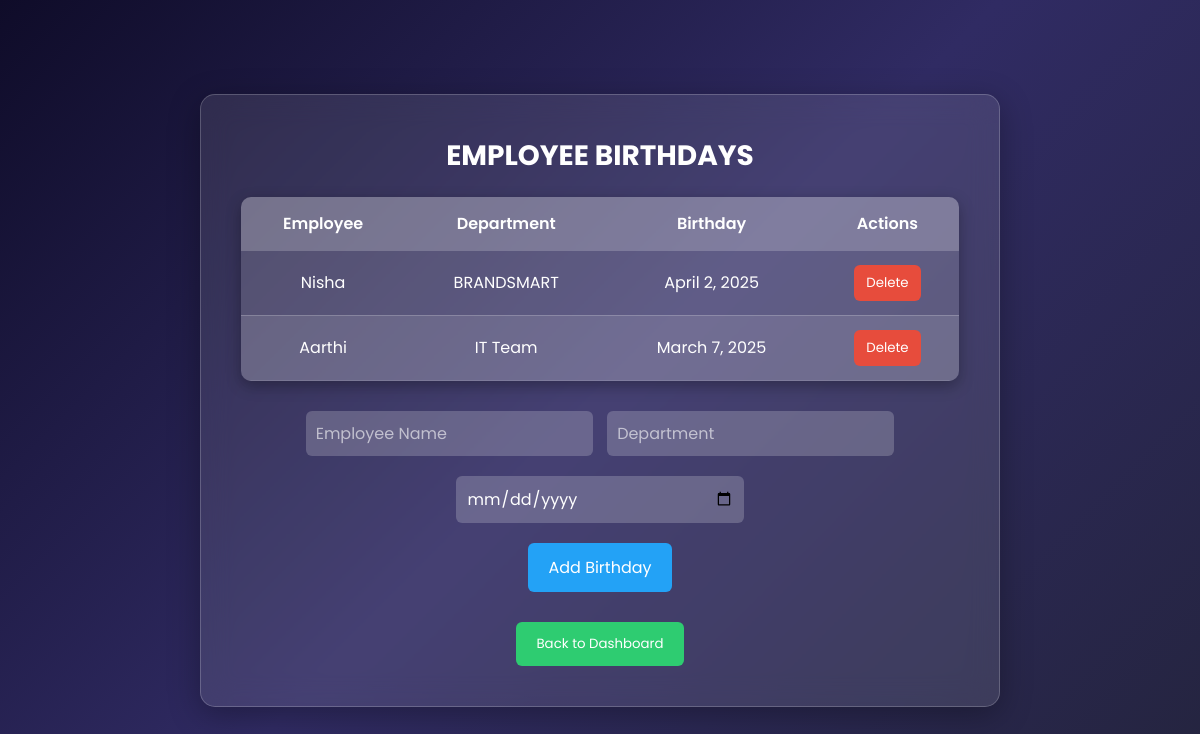
The page /birthday/ (signed in) on the database as committed earlier.
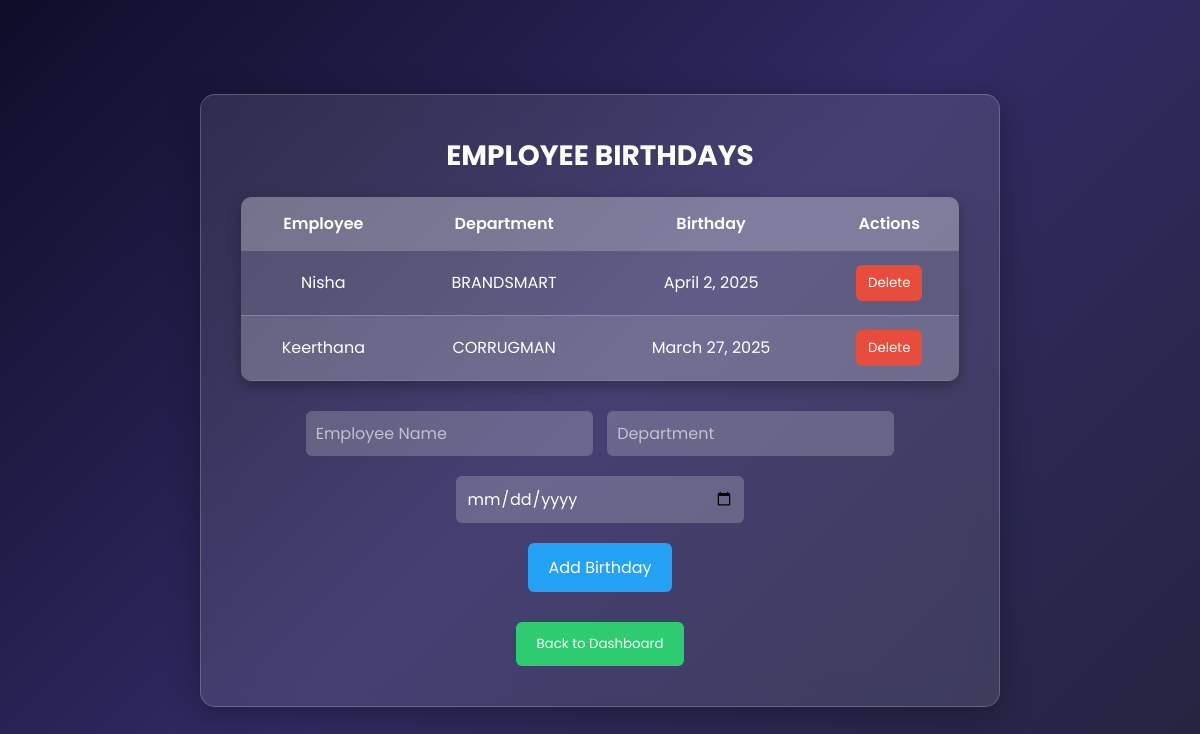
The same page on the database as committed later.
### myapp/models.py (models this page shows, shortened)
class Employee(models.Model):
    name = models.CharField(max_length=100)
    department = models.CharField(max_length=100)
    birthday = models.DateField()

### myapp/views.py (the view, shortened to what this page needs)
# urls.py: path('birthday/', views.birthday, name='birthday'),
@login_required
def birthday(request):
    employees = Employee.objects.all()
    return render(request, 'birthday.html', {'employees': employees})

### myapp/templates/birthday.html (shortened to what this page needs)
<!DOCTYPE html>
<html lang="en">
<head>
</head>
<body>
    <div class="container">
        <h1>EMPLOYEE BIRTHDAYS</h1>
        <table>
            <thead>
                <tr>
                    <th>Employee</th>
                    <th>Department</th>
                    <th>Birthday</th>
                    {% if user.is_authenticated and user.is_superuser %}
                    <th>Actions</th>
                    {% endif %}
                </tr>
            </thead>
            <tbody>
                {% for employee in employees %}
                <tr>
                    <td>{{ employee.name }}</td>
                    <td>{{ employee.department }}</td>
                    <td>{{ employee.birthday }}</td>
                    {% if user.is_authenticated and user.is_superuser %}
                    <td class="actions">
                        <form method="POST" style="display: inline;" onsubmit="return confirm('Are you sure you want to delete this birthday?')">
                            <button type="submit">Delete</button>
                        </form>
                    </td>
                    {% endif %}
                </tr>
                {% endfor %}
            </tbody>
        </table>
        {% if user.is_authenticated and user.is_superuser %}
        <div class="input-container">
            <form method="POST">
                <input type="text" name="name" placeholder="Employee Name" required>
                <input type="text" name="department" placeholder="Department" required>
                <input type="date" name="birthday" required>
                <br>
                <button type="submit">Add Birthday</button>
            </form>
        </div>
        {% endif %}
        <a href="{% url 'home' %}">
            <button class="back-button">Back to Dashboard</button>
        </a>
    </div>
</body>
</html>

### myapp/templates/birthday.html (style rules this page uses)
* { margin: 0; padding: 0; box-sizing: border-box; font-family: 'Poppins', sans-serif; }
body { background: linear-gradient(135deg, #0f0c29, #302b63, #24243e); display: flex; justify-content: center; align-items: center; min-height: 100vh; padding: 20px; color: white; }
.container { background: rgba(255, 255, 255, 0.1); backdrop-filter: blur(15px); border-radius: 15px; box-shadow: 0 8px 32px rgba(0, 0, 0, 0.3); padding: 40px; width: 90%; max-width: 800px; text-align: center; border: 1px solid rgba(255, 255, 255, 0.2); }
h1 { font-size: 28px; margin-bottom: 20px; color: #fff; }
table { width: 100%; border-collapse: collapse; margin: 20px 0; background: rgba(255, 255, 255, 0.15); border-radius: 10px; overflow: hidden; box-shadow: 0 5px 15px rgba(0, 0, 0, 0.3); }
th, td { padding: 14px; text-align: center; border-bottom: 1px solid rgba(255, 255, 255, 0.2); color: white; }
th { background: rgba(255, 255, 255, 0.2); font-weight: 600; }
tr:nth-child(even) { background: rgba(255, 255, 255, 0.1); }
.input-container { margin-top: 20px; }
.input-container input, .input-container button { padding: 12px; font-size: 16px; border-radius: 6px; border: none; margin: 10px 5px; outline: none; }
.input-container input { width: 40%; background: rgba(255, 255, 255, 0.2); color: white; padding: 10px; }
.input-container input::placeholder { color: rgba(255, 255, 255, 0.6); }
.input-container button { background: #23a2f6; color: white; cursor: pointer; transition: background 0.3s ease; width: 20%; }
.actions button { background-color: #e74c3c; color: white; border: none; padding: 8px 12px; cursor: pointer; border-radius: 6px; transition: background 0.3s ease; }
.back-button { display: inline-block; background: #2ecc71; color: white; border: none; padding: 12px 20px; border-radius: 6px; cursor: pointer; margin-top: 20px; transition: background 0.3s ease; }

Rows that differ between the two databases and show on the page:
removed Employee: name "Aarthi", department "IT Team", birthday "March 7, 2025"
added Employee: name "Keerthana", department "CORRUGMAN", birthday "March 27, 2025"
